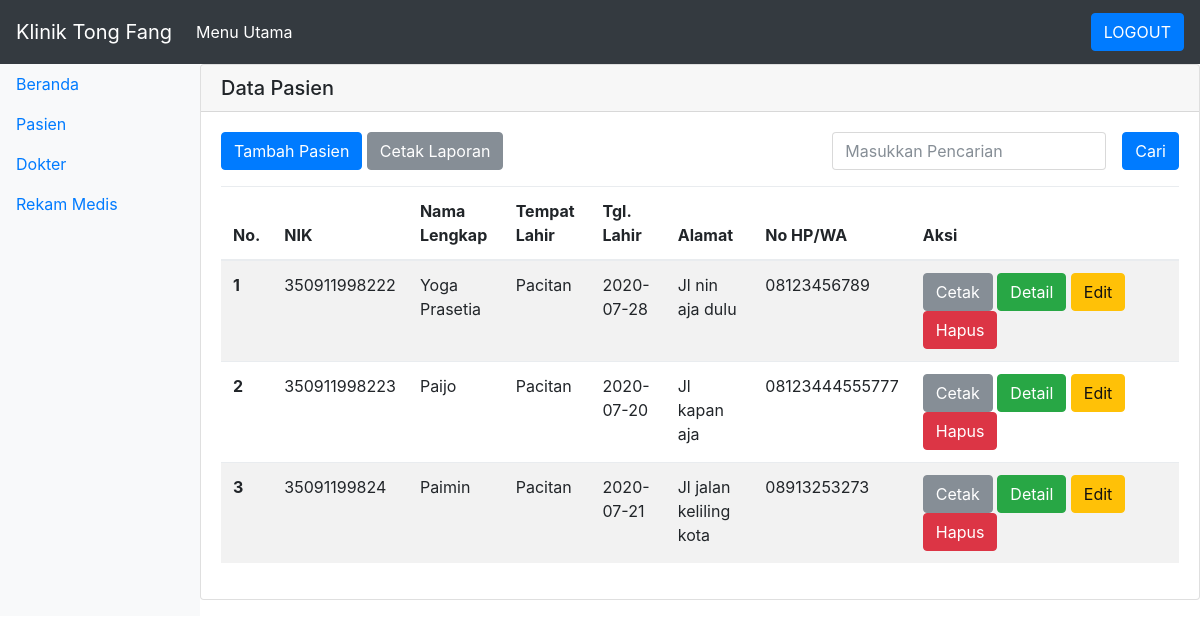
The app's page /pasien.php (signed in) with its own data.
### tables this page shows
CREATE TABLE `pasien` (
  `id` varchar(255) NOT NULL,
  `nik` varchar(255) NOT NULL,
  `nama` varchar(255) NOT NULL,
  `tgl_lahir` date NOT NULL,
  `tempat_lahir` varchar(255) NOT NULL,
  `alamat` varchar(255) NOT NULL,
  `no_hp` varchar(255) NOT NULL,
  `poli` varchar(255) NOT NULL,
  `keluhan` varchar(255) NOT NULL,
  `tgl_daftar` date NOT NULL,
  `tgl_janji` date NOT NULL,
  `pass` varchar(255) NOT NULL
);

### pasien.php (the view)
<?php
    include("header.php");
?>
<div class="card">
    <h5 class="card-header">Data Pasien</h5>
    <div class="card-body">
        <div class="form-group">
            <a href="tambah_pasien.php" class="btn btn-primary">Tambah Pasien</a>
            <a href="laporan_pasien.php" class="btn btn-secondary" target="_blank">Cetak Laporan</a>
            <div class="float-right">
                <form method="POST" class="form-inline">
                    <div class="form-group mx-sm-3 mb-2">
                        <input type="text" class="form-control" name="kata_kunci" placeholder="Masukkan Pencarian">
                    </div>
                    <button name="pencarian" type="submit" class="btn btn-primary mb-2">Cari</button>
                </form>
            </div>
        </div>
        <table class="table table-hover table-striped">
            <thead class="thead-dark">
                <tr>
                    <th scope="col">No.</th>
                    <th scope="col">NIK</th>
                    <th scope="col">Nama Lengkap</th>
                    <th scope="col">Tempat Lahir</th>
                    <th scope="col">Tgl. Lahir</th>
                    <th scope="col">Alamat</th>
                    <th scope="col">No HP/WA</th>
                    <th scope="col" width="28%">Aksi</th>
                </tr>
            </thead>
            <tbody>
                <?php
					if(isset($_POST['pencarian'])){
                    	$kata_kunci = $_POST['kata_kunci'];
                        $query = mysqli_query($config,"SELECT * from pasien where nama like '%$kata_kunci%'");
                	}else{
                    	$query=mysqli_query($config,"select * from pasien");
                	}
                    $nomer=1;
                    while ($ambil_data=mysqli_fetch_array($query)){
                ?>
                <tr>
                    <th scope="row">
                        <?php echo $nomer++;  ?>
                    </th>
                    <td>
                        <?php echo $ambil_data['nik'];  ?>
                    </td>
                    <td>
                        <?php echo $ambil_data['nama'];  ?>
                    </td>
                    <td>
                        <?php echo $ambil_data['tempat_lahir'];  ?>
                    </td>
                    <td>
                        <?php echo $ambil_data['tgl_lahir'];  ?>
                    </td>
                    <td>
                        <?php echo $ambil_data['alamat'];  ?>
                    </td>
                    <td>
                        <?php echo $ambil_data['no_hp'];  ?>
                    </td>
                    <td>
                        <a href="cetak_pasien.php?nik=<?php echo $ambil_data['nik'];?>" target="_blank">
                            <button type="button" class="btn btn-secondary">Cetak</button>
                        </a>
                        <a href="detail_pasien.php?nik=<?php echo $ambil_data['nik'];?>">
                            <button type="button" class="btn btn-success">Detail</button>
                        </a>
                        <a href="edit_pasien.php?nik=<?php echo $ambil_data['nik'];?>">
                            <button type="button" class="btn btn-warning">Edit</button>
                        </a>
                        <a href="proses_data_pasien.php?nik=<?php echo $ambil_data['nik'];?>" onclick="return confirm ('Data akan dihapus?')">
                            <button type="button" class="btn btn-danger">Hapus</button>
                        </a>
                    </td>
                </tr>
                <?php
                    }
                ?>
            </tbody>
        </table>
    </div>
</div>

### records on screen
pasien: nik "350911998222", nama "Yoga Prasetia", tempat_lahir "Pacitan", tgl_lahir "2020-07-28", alamat "Jl nin aja dulu", no_hp "08123456789"
pasien: nik "350911998223", nama "Paijo", tempat_lahir "Pacitan", tgl_lahir "2020-07-20", alamat "Jl kapan aja", no_hp "08123444555777"
pasien: nik "35091199824", nama "Paimin", tempat_lahir "Pacitan", tgl_lahir "2020-07-21", alamat "Jl jalan keliling kota", no_hp "08913253273"
